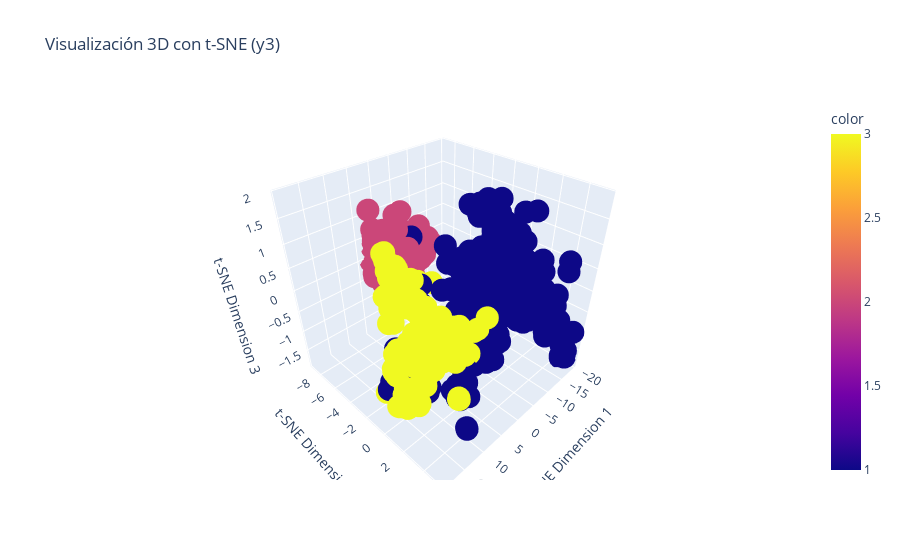

This figure's notebook cell:
### Code cell
fig_3d_tsne = px.scatter_3d(x=X_tsne_3d[:,0], y=X_tsne_3d[:,1], z=X_tsne_3d[:,2], color=y3,
                            labels={'x': 't-SNE Dimension 1', 'y': 't-SNE Dimension 2', 'z': 't-SNE Dimension 3'},
                            title='Visualización 3D con t-SNE (y3)')
fig_3d_tsne.show()

### Figure 1 — Plotly figure (JSON) as saved in the notebook; plotly's stock layout.template omitted (floating-point values rounded to 4 significant figures; data arrays with more than 128 entries replaced by an {"elided": "..."} marker saying what was removed)
{"data": [{"hovertemplate": "t-SNE Dimension 1=%{x}<br>t-SNE Dimension 2=%{y}<br>t-SNE Dimension 3=%{z}<br>color=%{marker.color}<extra></extra>", "legendgroup": "", "marker": {"color": {"elided": "572 int values"}, "coloraxis": "coloraxis", "symbol": "circle"}, "mode": "markers", "name": "", "scene": "scene", "showlegend": false, "type": "scatter3d", "x": {"elided": "572 float values"}, "y": {"elided": "572 float values"}, "z": {"elided": "572 float values"}}], "layout": {"coloraxis": {"colorbar": {"title": {"text": "color"}}, "colorscale": [[0, "#0d0887"], [0.1111, "#46039f"], [0.2222, "#7201a8"], [0.3333, "#9c179e"], [0.4444, "#bd3786"], [0.5556, "#d8576b"], [0.6667, "#ed7953"], [0.7778, "#fb9f3a"], [0.8889, "#fdca26"], [1, "#f0f921"]]}, "legend": {"tracegroupgap": 0}, "scene": {"domain": {"x": [0, 1], "y": [0, 1]}, "xaxis": {"title": {"text": "t-SNE Dimension 1"}}, "yaxis": {"title": {"text": "t-SNE Dimension 2"}}, "zaxis": {"title": {"text": "t-SNE Dimension 3"}}}, "title": {"text": "Visualización 3D con t-SNE (y3)"}}}
